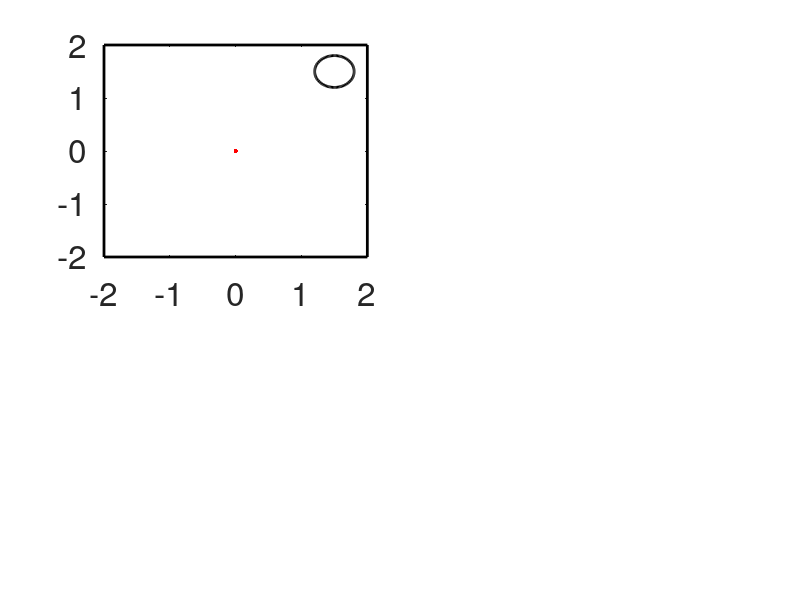

The MATLAB script that drew this image: (Note: this script raises an error after producing the figure.)
%%%%%%%%%%%%%%%%%%%%%%%%%%%%%%%%%%%%%%%%%%%%%%%%%%%%%%%%%%%%%%%%%%%%%%%%%%%
% +ACh simulations:     set ACh_flag = 1
%
% -ACh simulations:     set ACh_flag = 0 
%
% r-STDP simulations:   set ACh_flag = 0 and 
%                           STDP parameters as desired: 
%                              A_pre_post = pre-post window amplitude 
%                              A_post_pre = post-pre window amplitude 
%                              tau_pre_post = pre-post window time constant 
%                              tau_post_pre = post-pre window time constant 
%%%%%%%%%%%%%%%%%%%%%%%%%%%%%%%%%%%%%%%%%%%%%%%%%%%%%%%%%%%%%%%%%%%%%%%%%%%


close all 
set(0,'defaultlinelinewidth',2,'DefaultAxesFontSize',24)

rew1_flag=1;  %reward 1 in the top-right corner                                                                
rew2_flag=0;  %reward 2 in the bottom-left corner (moved)
plot_flag = 1; %plot trajectories at every trial 
ACh_flag=1; % cholinergic depression (1=+ACh; 0=-ACh)

step = 1; %step 1ms

%% Task parameters

Trials = 40; %number of trials 
T_max=15*10^3; %maximum time trial 
starting_position= [0,0]; %starting position
t_rew=T_max; %time of reward - initialized to maximum
t_extreme=t_rew+300; %ttime of reward - initialized to maximu
t_end = T_max;

c = [1.5,1.5]; %centre reward 1 
r_goal=0.3; %radius goal area 1

c2 = [-1.5,-1.5]; %centre reward 2 (moved)
r_goal2=0.3; %radius goal area 2 (moved)

%% Place cells

space_pc = 0.4; %place cells separation distance
bounds_x = [-2,2]; %bounds open field, x axis
bounds_y = [-2,2]; %bounds open field, y axis
x_pc = bounds_x(1):space_pc:bounds_x(2); %place cells on axis x
n_x = length(x_pc); %nr of place cells on axis x
y_pc= bounds_y(1):space_pc:bounds_y(2); %place cells on axis y
n_y = length(y_pc); %nr of place cells on axis y
pos = zeros(1,2); %position of the agent at each timestep

%create grid
y = repmat(y_pc, n_x,1);
y= reshape(y,n_x*n_y,1);
x = repmat(x_pc,1,n_y);
pc = [x',y]; %place cells' centres (x,y) 
pc = round(pc*10)/10;
N_pc=length(pc); %number of place cells
rho_pc=400*10^(-3); %maximum firing rate place cells
sigma_pc=0.4; %pc separation distance

%% Action neurons - neuron model

eps0=20; %scaling constant epsp
tau_m=20; %membrane time constant
tau_s=5; %synaptic time rise epsp
chi=-5; %scaling constant refractory effect
rho0=60*10^(-3); %scaling rate
theta=16; %threshold
delta_u=2; %escape noise 

%% Action neurons - parameters

N_action=40; %number action neurons

%action selection
tau_gamma = 50; %raise time convolution action selection
v_gamma=20; %decay time convolution action selection 
theta_actor = 2*pi*[1:N_action]/N_action; %angles actions

%winner-take-all weights 
psi = 20; %the higher, the more narrow the range of excitation
w_minus = -300;
w_plus = 100;
diff_theta = repmat(theta_actor,N_action,1) - repmat(theta_actor',1, N_action);
f = exp(psi*cos(diff_theta)); %lateral connectivity function 
f = f - f.*eye(N_action);
normalised = sum(f);
normalised = normalised(1);
w_lateral = (w_minus/N_action+w_plus*f/normalised); %lateral connectivity action neurons 

%actions
a0=.08; 
actions = a0*[sin(theta_actor); cos(theta_actor)]; %possible actions (x,y)

dx = 0.01; %length of bouncing back from walls


%% synaptic plasticity parameters

A_pre_post=1;   %amplitude pre-post window
A_post_pre=1;   %amplitude post-pre window 
tau_pre_post= 10;   %time constant pre-post window
tau_post_pre= 10;   %time constant post-pre window
tau_e= 2*10^3; %time constant eligibility trace
eta_DA=0.01; %learning rate eligibility trace
eta_ACh = 10^-3*2; %learning rate acetylcholine

%feed-forward weights 
w_max=3; %upper bound feed-forward weights
w_min=1; %.pwer bound feed-forward weights
w_in = ones(N_pc, N_action)'*2; %initialization feed-forward weights

trace_pre_post= zeros(N_action, N_pc); %initialize pre-post trace  
trace_post_pre= zeros(N_action,N_pc);%initialize post-pre trace  
trace_tot = zeros(N_action,N_pc); %sum of the traces
eligibility_trace = zeros(N_action, N_pc); %total convolution 


%% initialise variables

i=0; %counter ms
tr=0; %counter trial

w_tot = [ones(N_pc,N_action)'.*w_in, w_lateral]; %total weigths 


X = zeros(N_pc,1); %matrix of spikes place cells
X_cut = zeros(N_pc+N_action, N_action);  %matrix of spikes place cells
Y_action_neurons= zeros(N_action, 1);  %matrix of spikes action neurons

time_reward= zeros(Trials,1); %stores time of reward 1
time_reward2= time_reward; %stores time of reward 2 (moved)
time_reward_old= time_reward; %stores time when agent enters the previously rewarded location 

epsp_rise=zeros(N_action+N_pc,N_action); %epsp rise compontent convolution
epsp_decay=zeros(N_action+N_pc,N_action); %epsp decay compontent convolution
epsp_tot=zeros(N_action+N_pc, N_action); %epsp

rho_action_neurons= zeros(N_action,1); %firing rate action neurons
rho_rise= rho_action_neurons;  %firing rate action neurons, rise compontent convolution
rho_decay = rho_action_neurons; %firing rate action neurons, decay compontent convolution

Canc = ones(N_pc+N_action,N_action)';
last_spike_post=zeros(N_action,1)-1000; %vector time last spike postsynaptic neuron

store_pos = zeros(T_max*Trials,2); %stores trajectories (for plotting)
firing_rate_store = zeros(N_action,T_max*Trials); %stores firing rates action neurons (for plotting)

%% initialize plot open field

figure('position',  [0, 0, 1000, 2000])
subplot(2,2,1)
reward_plot = plot(c(1)+r_goal*cos(-pi:2*pi/100:pi), c(2)+r_goal*sin(-pi:2*pi/100:pi), 'color', 'black'); %plot reward 1 
hold on
point_plot = plot(starting_position(1),starting_position(2), '.r', 'MarkerSize',10); %plot initial starting point

%plot walls
line([bounds_x(1) bounds_x(1)], [bounds_y(1) bounds_y(2)], 'color','black'); 
line([bounds_x(2) bounds_x(2)], [bounds_y(1) bounds_y(2)], 'color','black');
line([bounds_x(1) bounds_x(2)], [bounds_y(1) bounds_y(1)], 'color','black');
line([bounds_x(1) bounds_x(2)], [bounds_y(2) bounds_y(2)], 'color','black');
axis([-2 2 -2 2])

%% delete actions that lead out of the maze

%find index place cells that lie on the walls
sides(1,:) = (find(pc(:,2) == -2))'; %bottom wall, y=-2
sides(2,:) = (find(pc(:,2) == 2))'; %top wall, y=+2
sides(3,:) = (find(pc(:,1) == 2))'; %left wall, x=-2
sides(4,:) = (find(pc(:,1) == -2))'; %right wall, x=+2

%store index of actions forbidden from each side 
forbidden_actions(1,:) = 11:29; %actions that point south - theta in (180, 360) degrees approx
forbidden_actions(2,:) = [1:9, 31:40]; %actions that point north - theta in (0,180) degrees approx
forbidden_actions(3,:) = 1:19; %actions that point east - theta in (-90, 90) degrees approx
forbidden_actions(4,:) = 21:39; %actions that point west - theta in (90, 270) degrees approx

%kill connections between place cells on the walls and forbidden actions
w_walls = ones(N_action, N_pc+N_action); 
for g=1:4
    w_walls(forbidden_actions(g,:), sides(g,:))=0;
end


%% start simulation
w_tot_old = w_tot(1:N_action,1:N_pc); %store weights before start 

while i<T_max*Trials
    i=i+1;
    
    t=mod(i,T_max);
    
    %% reset new trial
    
    if t==1
        pos = starting_position; %initialize position at origin (centre open field)
        rew_found=0; %flag that signals when the reward is found
        
        tr=tr+1; %trial number 
        t_rew=T_max; %time of reward - initialized at T_max at the beginning of the trial
        
        %initialisation variables - reset between trials
        Y_action_neurons= zeros(N_action, 1); 
        X_cut = zeros(N_pc+N_action, N_action);
        epsp_rise=zeros(N_action+N_pc,N_action);
        epsp_decay=zeros(N_action+N_pc,N_action);
        epsp_tot=zeros(N_action+N_pc, N_action);
        rho_action_neurons= zeros(N_action,1);
        rho_rise=  zeros(N_action,1);
        rho_decay =  zeros(N_action,1);
        Canc = ones(N_pc+N_action,N_action)';
        last_spike_post=zeros(N_action,1)-1000;
        trace_pre_pos= zeros(N_action, N_pc);
        trace_post_pre= zeros(N_action,N_pc);
        trace_tot = zeros(N_action,N_pc);
        eligibility_trace = zeros(N_action, N_pc);
        
        %change reward location in the second half of the experiment
        if tr== (Trials/2)+1
            rew1_flag=0;
            rew2_flag=1;
            
            
            subplot(2,2,1)
            delete(reward_plot)
            reward_plot_old = plot(c(1)+r_goal*cos(-pi:2*pi/100:pi), c(2)+r_goal*sin(-pi:2*pi/100:pi), 'color', 'black', 'linestyle', '--'); %plot reward 1 
            reward_plot_new = plot(c2(1)+r_goal2*cos(-pi:2*pi/100:pi), c2(2)+r_goal2*sin(-pi:2*pi/100:pi), 'color', 'black'); %plot reward 2
        end
    end
    
    %% place cells
    
    rhos = rho_pc.*exp(-sum((repmat(pos,n_x*n_y,1)-pc).^2,2)/(sigma_pc^2)); %rate inhomogeneous poisson process
    prob = rhos;
    %turn place cells off after reward is reached 
    if t>t_rew
        prob=0;
    end
    X = (rand(1,N_pc)<=prob')'; %spike train pcs
    
    store_pos(i,:) = pos; %store position (for plotting)
    
    %% reward
    
    % agent enters reward 1 in the first half of the trial
    if sum((pos-c).^2)<=r_goal^2 && rew_found==0 && rew1_flag==1
        rew_found=1; %flag reward found (so that trial is ended soon)
        t_rew=t; %time of reward
        time_reward(tr) = t; %store time of reward
    end
    
    % agent enters reward 2 in the second half of the trial
    if sum((pos-c2).^2)<=r_goal2^2 && rew_found==0 && rew2_flag==1
        rew_found=1;  %flag reward 2 found (so that trial is ended soon)
        t_rew=t; %time of reward 2
        time_reward2(tr) = t; %store time of reward 2
        
    end
    
    % agent enters reward 1 in the second half of the trial (previously rewarded location) 
    if sum((pos-c).^2)<=r_goal^2 && rew1_flag==0 && rew2_flag==1
         %this location is no longer rewarded, so the trial is not ended
        time_reward_old(tr)=t; %store time of entrance old reward location
    end

    
    %% action neurons 
    
    % reset after last post-synaptic spike
    X_cut = repmat([X; Y_action_neurons],1,N_action);
    X_cut = X_cut.*Canc';
    epsp_rise=epsp_rise.*Canc';
    epsp_decay=epsp_decay.*Canc';
    
    % neuron model
    [epsp_tot, epsp_decay, epsp_rise] = convolution (epsp_decay, epsp_rise, tau_m, tau_s, eps0, X_cut, w_tot.*w_walls); %EPSP in the model * weights
    [Y_action_neurons,last_spike_post, Canc] = neuron(epsp_tot, chi, last_spike_post, tau_m, rho0, theta, delta_u, i); %sums EPSP, calculates potential and spikes
    
    % smooth firing rate of the action neurons
    [rho_action_neurons, rho_decay, rho_rise] = convolution (rho_decay, rho_rise, tau_gamma, v_gamma, 1, Y_action_neurons);
    firing_rate_store(:,i) = rho_action_neurons; %store action neurons' firing rates
    
    % select action
    a = ((rho_action_neurons'*actions')/N_action);
    a(isnan(a))=0;
    
    %% synaptic plasticity
    
    %STDP with symmetric window 
    [ trace_pre_pos, trace_post_pre,eligibility_trace, trace_tot, W] = weights_update_stdp(A_pre_post, A_post_pre, tau_pre_post, tau_post_pre, repmat(X',N_action,1) , repmat(Y_action_neurons,1, N_pc), trace_pre_pos, trace_post_pre, trace_tot, tau_e);
    
    % online weights update (effective only with acetylcholine - ACh_flag=1)
    w_tot(1:N_action,1:N_pc)= w_tot(1:N_action,1:N_pc)-eta_ACh*W*(ACh_flag);
    
    %weights limited between lower and upper bounds
    w_tot(w_tot(:,1:N_pc)>w_max)=w_max;
    w_tot(w_tot(:,1:N_pc)<w_min)=w_min;

    %% position update
    
    pos = pos+a;
    
    %check if agent is out of boundaries. If it is, bounce back in the opposite direction
    if pos(1)<=bounds_x(1)
        pos = pos+dx*[1,0];
    else
        if pos(1)>= bounds_x(2)
            pos = pos+dx*[-1,0];
        else
            if pos(2)<=bounds_y(1)
                pos = pos+dx*[0,1];
            else
                if pos(2)>=bounds_y(2)
                    pos = pos+dx*[0,-1];
                end
            end
        end
    end
    
    %time when trial end is 300ms after reward is found
    t_extreme = t_rew+300;
    if t> t_extreme && t<T_max
        i = (ceil(i/T_max))*T_max-1; %set i counter to the end of the trial
        t_end = t_extreme; %for plotting
    end
    
    if t==0
        
        t=T_max;
        
        %% update weights - end of trial
        
        % if the reward is not found, no change. 
        % if the reward is found, weights are retroactively potentiated through an eligibility trace
        w_tot(1:N_action,1:N_pc)= w_tot(1:N_action,1:N_pc)*(1-rew_found) + (w_tot_old+eta_DA*eligibility_trace)*rew_found;
        
        %weights limited between lower and upper bounds
        w_tot(w_tot(:,1:N_pc)>w_max)=w_max;
        w_tot(w_tot(:,1:N_pc)<w_min)=w_min;
        
        %store weights before the beginning of next trial (for updates in case reward is found) 
        w_tot_old = w_tot(1:N_action,1:N_pc);
        
        %calculate policy
        ac =actions*(w_tot_old.*w_walls(:,1:N_pc))/a0; %vector of preferred actions according to the weights 
        ac(:,unique(sort(reshape(sides, length(sides)*4, 1))))=0; %do not count actions AT the boundaries (just for plotting)
        
        
        %% plot
        if plot_flag==1
            
            %display trajectory of the agent in each trial
            subplot(2,2,1)
            f3=plot(store_pos( (floor((i-1)/T_max))*T_max+1:(floor((i-1)/T_max))*T_max+t_end,1), store_pos((floor((i-1)/T_max))*T_max+1:(floor((i-1)/T_max))*T_max+t_end,2), 'red'); %trajectory
            hold on
            delete(point_plot)
            point_plot = plot(starting_position(1),starting_position(2), '.r', 'MarkerSize',10); %starting point
            title(['Trial ', num2str(tr)])
            
            %display action neurons firing rates (activity bump)
            subplot(2,2,2)
            imagesc(firing_rate_store(:,(floor((i-1)/T_max))*T_max+1:(floor((i-1)/T_max))*T_max+t_end));
            colorbar
            title('Action neurons firing rates')
            
            %display weights over the open field, averaged over action neurons
            subplot(2,2,3)
            w_plot = mean(w_tot(:,1:N_pc)); %use weights as they were at the beginning of the trial 
            w_plot = reshape(w_plot,sqrt(N_pc),sqrt(N_pc));
            imagesc(w_plot')
            set(gca,'YDir','normal')
            colorbar
            title('Mean weights')
            
            %plot policy as a vector field
            subplot(2,2,4)
            f4=quiver(pc(:,1), pc(:,2), ac(1,:)', ac(2,:)', 'linewidth', 2, 'color', 'black');
            axis([-2 2 -2 2])
            title('Agent''s policy')

            drawnow
            %pause
            delete(f3)
            delete(f4)
        end
        %%
        t_end = T_max;
        
    end
    
end
